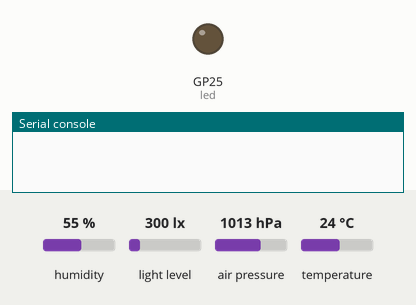
Recording of a program running on a simulated Raspberry Pi Pico running MicroPython. On the bench: output pins drawn as LEDs (lit = HIGH), the last lines printed to the serial console. Dashed ring = blinking. The test bench sets the inputs (shaded band); at power-on: humidity 55 %, light level 300 lx, air pressure 1013 hPa, temperature 24 °C. Library files of the repository ran but are not shown: bme280.py, bh1750.py.

Above: at 1.2 s.
At 2.9 s:
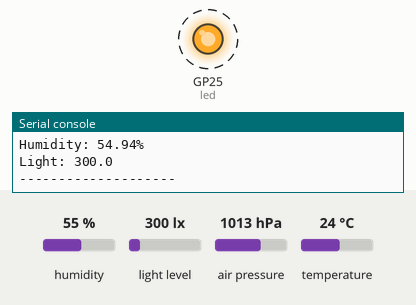
Timing chart, 0 to 5.3 s (numbered marks = the images above):
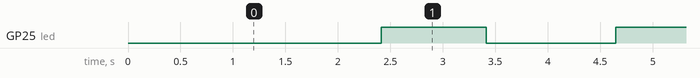

The program:

print_all.py
```python
from time import sleep
from machine import Pin, I2C, SoftI2C
import bme280
from bh1750 import BH1750
import machine

# Print all the sensor together

###Initialize port
#
#DEL
led = machine.Pin("LED", machine.Pin.OUT)

# temp., press., hum.
i2c1 = SoftI2C(scl=Pin(1), sda=Pin(0), freq=400000)
bme = bme280.BME280(i2c=i2c1)  # Initialize BME280 outside the loop
# light
i2c0 = SoftI2C(sda=Pin(8), scl=Pin(9))
bh1750 = BH1750(0x23, i2c0)

while True:
    sleep(1)  # Pause between repetitions (adjust as needed)
    led.value(0)
    temp = bme.values[0]
    pressure = bme.values[1]
    humidity = bme.values[2]
    light=bh1750.measurement

    # Convert values to strings and format the output
    temp_str = str(temp)
    pressure_str = str(pressure)
    humidity_str = str(humidity)
    light_str = str(light)

    print("Temperature:", temp_str)
    print("Pressure:", pressure_str)
    print("Humidity:", humidity_str)
    print("Light:", light_str)
    print("-" * 20)  # Separator for readability

    sleep(1)  # Pause between repetitions (adjust as needed)
    led.value(1)
```

Measured:
- by itself, GP25 (led): alternates HIGH for 1.0 s and LOW for 1.2 s
